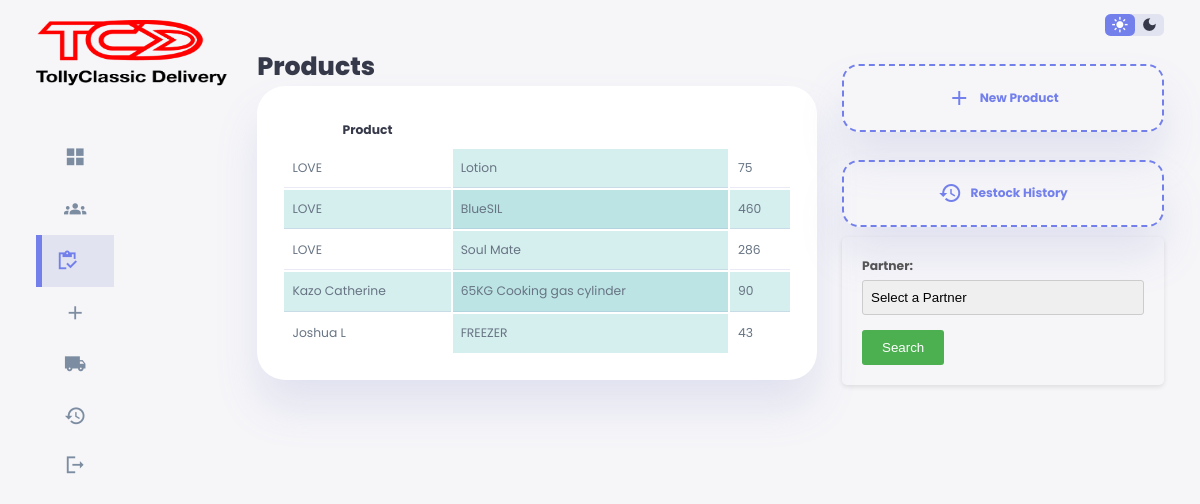
The app's page /okojooja/oja.php with its own data.
### tables this page shows
CREATE TABLE `products` (
  `id` int(11) NOT NULL,
  `partner` varchar(100) NOT NULL,
  `productName` varchar(100) NOT NULL,
  `quantity` varchar(100) NOT NULL,
  `date` timestamp NOT NULL DEFAULT current_timestamp() ON UPDATE current_timestamp()
);

### okojooja/oja.php (the view, shortened to what this page needs)
<!DOCTYPE html>
<html lang="en">
<head>
    <link rel="stylesheet" href="css/styl.css">
</head>
<body>
    <div class="container">
        <aside>
            <div class="top">
                <div class="logo">
                    <img src="./images/logo.png">
                </div>
            </div>
            <div class="sideBar">
                <a href="index.php">
                    <span class="material-icons-sharp">grid_view</span>
                </a>
                <a href="alabasepo.php">
                    <span class="material-icons-sharp">groups</span>
                </a>
                <a href="oja.php" class="active">
                    <span class="material-icons-sharp">inventory</span>
                </a>
                <a href="gbigbeTitun2.php">
                    <span class="material-icons-sharp">add</span>
                </a>
                <a href="records.php">
                    <span class="material-icons-sharp">local_shipping</span>
                </a>
                <a href="awe.php" >
                    <span class="material-icons-sharp">history</span>
                </a>
                <a href="../logout.php">
                    <span class="material-icons-sharp">logout</span>
                </a>
            </div>
        </aside>
        <main>
            <div class="recent-sales">
                <h1>Products</h1>
                <table style="width: 100%;">
                    <thead>
                        <tr>
                            <th>Product</th>
                        </tr>
                    </thead>
                    <tbody id="table-body">
                        <?php
                        require '../config.php';
                        $query = mysqli_query($conn, "SELECT partner, productName, quantity FROM products ORDER BY partner DESC");
                        while ($row = mysqli_fetch_array($query)) {
                            $partner = $row['partner'];
                            $productName = $row['productName'];
                            $quantity = $row['quantity'];
                            ?>
                            <tr>
                                <td> <?php echo $partner; ?></td>
                                <td><?php echo $productName; ?></td>
                                <td><?php echo $quantity; ?></td>
                            </tr>
                        <?php } ?>
                    </tbody>
                </table>
            </div>
        </main>
        <div class="right">
            <div class="top">
                <div class="theme-toggler">
                    <span class="material-icons-sharp active">light_mode</span>
                    <span class="material-icons-sharp">dark_mode</span>
                </div>
            </div>
            <div class="sales-analytics">
                <a href="ojatitunpipo.php">
                    <div class="item add-product">
                        <div>
                            <span class="material-icons-sharp">add</span>
                            <h3>New Product</h3>
                        </div>
                    </div>
                </a>
            </div>
            <div class="sales-analytics">
                <a href="productitan.php">
                    <div class="item add-product">
                        <div>
                            <span class="material-icons-sharp">history</span>
                            <h3>Restock History</h3>
                        </div>
                    </div>
                </a>
            </div>
            <form action="./wiwa.php" method="GET">
                <label for="Name">Partner:</label>
                <select name="Name" required>
                    <option value="">Select a Partner</option>
                </select>
                <input type="submit" value="Search">
            </form>
        </div>
    </div>
</body>
</html>

### okojooja/oja.php (style rules this page uses)
table, th, td { padding: 8px; }
tr:nth-child(even) { background-color: rgba(150, 212, 212, 0.4); }
td:nth-child(even) { background-color: rgba(150, 212, 212, 0.4); }

### records on screen
products: partner "LOVE", productName "Lotion", quantity "75"
products: partner "LOVE", productName "BlueSIL", quantity "460"
products: partner "LOVE", productName "Soul Mate", quantity "286"
products: partner "Kazo Catherine", productName "65KG Cooking gas cylinder", quantity "90"
products: partner "Joshua L", productName "FREEZER", quantity "43"
